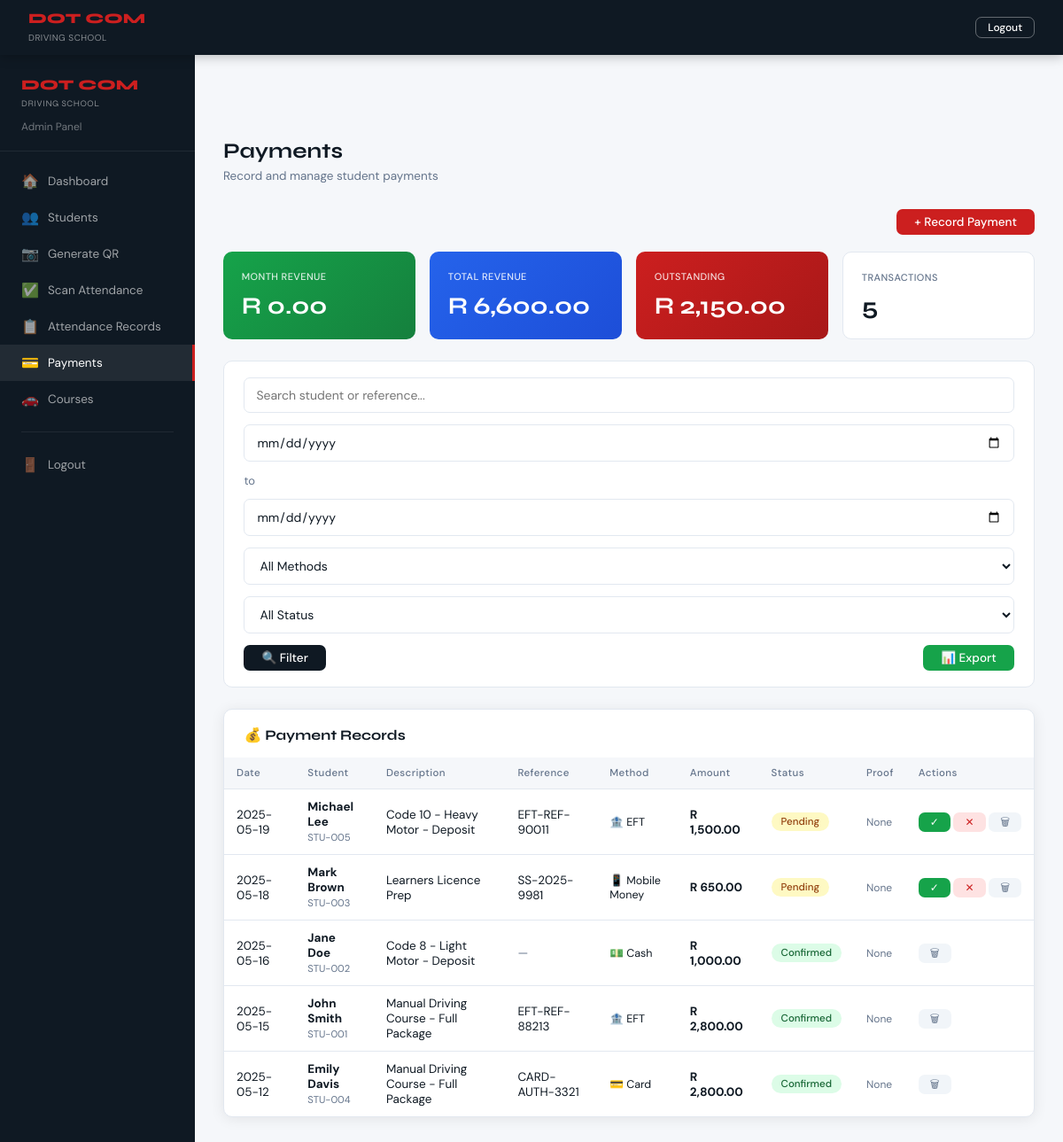
The app's page /payments.php (signed in) with its own data.
### tables this page shows
CREATE TABLE IF NOT EXISTS payments (
  PaymentID    INT AUTO_INCREMENT PRIMARY KEY,
  StudentID    INT NOT NULL,
  CourseID     INT DEFAULT NULL,
  Description  VARCHAR(150) NOT NULL,
  Amount       DECIMAL(10,2) NOT NULL,
  Method       ENUM('Cash','EFT','Card','Mobile Money') NOT NULL DEFAULT 'Cash',
  Reference    VARCHAR(100) DEFAULT NULL,
  ProofFile    VARCHAR(255) DEFAULT NULL,
  Status       ENUM('Pending','Confirmed','Rejected') NOT NULL DEFAULT 'Pending',
  PaymentDate  DATE NOT NULL,
  CreatedAt    DATETIME DEFAULT CURRENT_TIMESTAMP,
  ConfirmedBy  INT DEFAULT NULL,
  ConfirmedAt  DATETIME DEFAULT NULL,
  FOREIGN KEY (StudentID) REFERENCES students(StudentID) ON DELETE CASCADE,
  FOREIGN KEY (CourseID)  REFERENCES courses(CourseID)   ON DELETE SET NULL,
  FOREIGN KEY (ConfirmedBy) REFERENCES users(UserID)     ON DELETE SET NULL
);

CREATE TABLE IF NOT EXISTS students (
  StudentID   INT AUTO_INCREMENT PRIMARY KEY,
  FirstName   VARCHAR(60)  NOT NULL,
  LastName    VARCHAR(60)  NOT NULL,
  Phone       VARCHAR(20)  NOT NULL,
  Email       VARCHAR(100) NOT NULL UNIQUE,
  IDNumber    VARCHAR(20)  DEFAULT NULL,
  CourseType  VARCHAR(80)  NOT NULL,
  UserID      INT          NOT NULL,
  EnrolledAt  DATETIME     DEFAULT CURRENT_TIMESTAMP,
  FOREIGN KEY (UserID) REFERENCES users(UserID) ON DELETE CASCADE
);

### payments.php (the view, shortened to what this page needs)
<?php
require_once 'includes/db.php';
$search       = trim($_GET['search'] ?? '');
$date_from    = trim($_GET['date_from'] ?? '');
$date_to      = trim($_GET['date_to'] ?? '');
$where = ["1=1"];
$where_sql = implode(' AND ', $where);
$payments = $conn->query("
    SELECT p.*, s.FirstName, s.LastName, s.StudentID
    FROM payments p
    JOIN students s ON s.StudentID = p.StudentID
    WHERE $where_sql
    ORDER BY p.PaymentDate DESC, p.PaymentID DESC
");
$month_start = date('Y-m-01');
$month_revenue = $conn->query("SELECT COALESCE(SUM(Amount),0) t FROM payments WHERE Status='Confirmed' AND PaymentDate >= '$month_start'")->fetch_assoc()['t'];
$total_revenue = $conn->query("SELECT COALESCE(SUM(Amount),0) t FROM payments WHERE Status='Confirmed'")->fetch_assoc()['t'];
$outstanding   = $conn->query("SELECT COALESCE(SUM(Amount),0) t FROM payments WHERE Status='Pending'")->fetch_assoc()['t'];
$transactions  = $conn->query("SELECT COUNT(*) c FROM payments")->fetch_assoc()['c'];
?>
<!DOCTYPE html>
<html lang="en">
<head>
  <link rel="stylesheet" href="css/style.css">
</head>
<body>
<nav class="admin-navbar">
  <div><span class="dot-com">DOT COM</span><span class="school">DRIVING SCHOOL</span></div>
  <a href="logout.php" class="btn btn-outline btn-sm">Logout</a>
</nav>
<?php include 'includes/admin_sidebar.php'; ?>
<div class="admin-wrapper">
<div class="admin-main">
  <div class="page-header">
    <h1>Payments</h1>
    <p>Record and manage student payments</p>
  </div>
  <div style="display:flex;align-items:center;justify-content:flex-end;margin-bottom:1.2rem;">
    <button class="btn btn-red" onclick="document.getElementById('recordModal').classList.add('open')">+ Record Payment</button>
  </div>
  <div class="pay-kpis">
    <div class="pay-kpi month">
      <div class="pl">MONTH REVENUE</div>
      <div class="pv">R <?= number_format($month_revenue,2) ?></div>
    </div>
    <div class="pay-kpi total">
      <div class="pl">TOTAL REVENUE</div>
      <div class="pv">R <?= number_format($total_revenue,2) ?></div>
    </div>
    <div class="pay-kpi out">
      <div class="pl">OUTSTANDING</div>
      <div class="pv">R <?= number_format($outstanding,2) ?></div>
    </div>
    <div class="pay-kpi tx">
      <div class="pl">TRANSACTIONS</div>
      <div class="pv"><?= $transactions ?></div>
    </div>
  </div>
  <form method="GET" class="filter-bar">
    <input type="text" name="search" class="form-control" placeholder="Search student or reference..." value="<?= htmlspecialchars($search) ?>">
    <input type="date" name="date_from" class="form-control" value="<?= htmlspecialchars($date_from) ?>" title="From date">
    <span style="color:var(--muted);font-size:13px;">to</span>
    <input type="date" name="date_to" class="form-control" value="<?= htmlspecialchars($date_to) ?>" title="To date">
    <select name="method" class="form-control">
      <option value="">All Methods</option>
    </select>
    <select name="status" class="form-control">
      <option value="">All Status</option>
    </select>
    <button type="submit" class="btn btn-navy">🔍 Filter</button>
    <button type="button" onclick="exportCSV()" class="btn btn-green" style="margin-left:auto;">📊 Export</button>
  </form>
  <div class="card">
    <div class="card-body" style="padding:0;">
      <div class="section-title" style="padding:1.2rem 1.4rem 0;">
        <span>💰 Payment Records</span>
      </div>
      <div class="table-wrap">
        <table class="data-table" id="payTable">
          <thead>
            <tr>
              <th>Date</th><th>Student</th><th>Description</th><th>Reference</th>
              <th>Method</th><th>Amount</th><th>Status</th><th>Proof</th><th>Actions</th>
            </tr>
          </thead>
          <tbody>
            <?php if ($payments && $payments->num_rows > 0):
              while ($p = $payments->fetch_assoc()):
                $methodIcon = ['Cash'=>'💵','EFT'=>'🏦','Card'=>'💳','Mobile Money'=>'📱'][$p['Method']] ?? '💰';
            ?>
            <tr>
              <td><?= date('Y-m-d', strtotime($p['PaymentDate'])) ?></td>
              <td><strong><?= htmlspecialchars($p['FirstName'].' '.$p['LastName']) ?></strong><br><small style="color:var(--muted);">STU-<?= str_pad($p['StudentID'],3,'0',STR_PAD_LEFT) ?></small></td>
              <td><?= htmlspecialchars($p['Description']) ?></td>
              <td><?= $p['Reference'] ? htmlspecialchars($p['Reference']) : '<span style="color:var(--muted);">—</span>' ?></td>
              <td><span class="method-chip"><?= $methodIcon ?> <?= htmlspecialchars($p['Method']) ?></span></td>
              <td><strong>R <?= number_format($p['Amount'],2) ?></strong></td>
              <td><span class="pay-status <?= $p['Status'] ?>"><?= $p['Status'] ?></span></td>
              <td>
                <?php if ($p['ProofFile']): ?>
                  <button class="btn btn-sm btn-navy" onclick="viewProof('<?= htmlspecialchars($p['ProofFile']) ?>','<?= htmlspecialchars($p['FirstName'].' '.$p['LastName']) ?>')">View</button>
                <?php else: ?>
                  <span style="color:var(--muted);font-size:12px;">None</span>
                <?php endif; ?>
              </td>
              <td style="white-space:nowrap;">
                <?php if ($p['Status']==='Pending'): ?>
                  <a href="payments.php?action=confirm&id=<?= $p['PaymentID'] ?>" class="btn btn-sm btn-green" title="Confirm">✓</a>
                  <a href="payments.php?action=reject&id=<?= $p['PaymentID'] ?>" class="btn btn-sm" style="background:#fee2e2;color:var(--red);" title="Reject">✕</a>
                <?php endif; ?>
                <a href="payments.php?action=delete&id=<?= $p['PaymentID'] ?>" class="btn btn-sm" style="background:#f1f5f9;color:var(--muted);" onclick="return confirm('Delete this payment record?')" title="Delete">🗑</a>
              </td>
            </tr>
            <?php endwhile; else: ?>
            <tr><td colspan="9" style="text-align:center;padding:3rem;color:var(--muted);">No payment records found.</td></tr>
            <?php endif; ?>
          </tbody>
        </table>
      </div>
    </div>
  </div>
</div>
</div>
</body>
</html>

### includes/admin_sidebar.php
<?php
$current = basename($_SERVER['PHP_SELF']);
?>
<aside class="sidebar">
  <div style="padding:0 1.5rem 1.2rem; border-bottom:1px solid rgba(255,255,255,0.07); margin-bottom:.8rem;">
    <div style="font-family:'Syne',sans-serif;">
      <span style="color:var(--red);font-size:16px;font-weight:800;display:block;">DOT COM</span>
      <span style="color:rgba(255,255,255,0.5);font-size:10px;letter-spacing:.5px;">DRIVING SCHOOL</span>
    </div>
    <div style="margin-top:.7rem;font-size:12px;color:rgba(255,255,255,0.4);">
      Admin Panel
    </div>
  </div>
  <ul class="sidebar-nav">
    <li>
      <a href="admin_dashboard.php" class="<?= $current==='admin_dashboard.php'?'active':'' ?>">
        <span class="icon">🏠</span> Dashboard
      </a>
    </li>
    <li>
      <a href="students.php" class="<?= $current==='students.php'?'active':'' ?>">
        <span class="icon">👥</span> Students
      </a>
    </li>
    <li>
      <a href="generate_qr.php" class="<?= $current==='generate_qr.php'?'active':'' ?>">
        <span class="icon">📷</span> Generate QR
      </a>
    </li>
    <li>
      <a href="scan.php" class="<?= $current==='scan.php'?'active':'' ?>">
        <span class="icon">✅</span> Scan Attendance
      </a>
    </li>
    <li>
      <a href="attendance.php" class="<?= $current==='attendance.php'?'active':'' ?>">
        <span class="icon">📋</span> Attendance Records
      </a>
    </li>
    <li>
      <a href="payments.php" class="<?= $current==='payments.php'?'active':'' ?>">
        <span class="icon">💳</span> Payments
      </a>
    </li>
    <li>
      <a href="courses.php" class="<?= $current==='courses.php'?'active':'' ?>">
        <span class="icon">🚗</span> Courses
      </a>
    </li>
    <hr class="sidebar-divider">
    <li>
      <a href="logout.php">
        <span class="icon">🚪</span> Logout
      </a>
    </li>
  </ul>
</aside>

### css/style.css (style rules this page uses)
*,*::before,*::after { box-sizing:border-box;margin:0;padding:0; }
:root { --red: #cc1f1f; --red-dark: #a81818; --navy: #0f1923; --navy2: #1a2636; --navy3: #243447; --white: #ffffff; --offwhite: #f5f7fa; --border: #e2e8f0; --text: #0f1923; --muted: #64748b; --green: #16a34a; --amber: #d97706; --blue: #2563eb; --nav-h: 62px; --sidebar-w:220px; --radius: 10px; --shadow: 0 2px 16px rgba(0,0,0,0.08); --shadow-lg:0 8px 32px rgba(0,0,0,0.13); }
html { scroll-behavior:smooth; }
body { font-family:'DM Sans',sans-serif;background:var(--offwhite);color:var(--text);min-height:100vh; }
a { text-decoration:none;color:inherit; }
input,select,button,textarea { font-family:inherit; }
.btn { display:inline-flex;align-items:center;gap:6px; padding:8px 20px;border-radius:7px;border:none; font-family:'DM Sans',sans-serif;font-size:13.5px;font-weight:500; cursor:pointer;transition:all .2s;line-height:1;text-decoration:none; }
.btn-red { background:var(--red);color:#fff; }
.btn-navy { background:var(--navy);color:#fff; }
.btn-outline { background:transparent;border:1.5px solid rgba(255,255,255,0.35);color:#fff; }
.btn-green { background:var(--green);color:#fff; }
.btn-sm { padding:5px 13px;font-size:12px; }
.form-control { width:100%;padding:10px 13px; border:1.5px solid var(--border);border-radius:7px; font-size:14px;color:var(--text);background:#fff; transition:border .18s;outline:none; }
.card { background:#fff;border:1px solid var(--border);border-radius:var(--radius);box-shadow:var(--shadow); }
.card-body { padding:1.6rem; }
.table-wrap { overflow-x:auto; }
table.data-table { width:100%;border-collapse:collapse;font-size:13.5px; }
.data-table th { text-align:left;padding:10px 14px; background:var(--offwhite);color:var(--muted); font-size:11.5px;font-weight:500;letter-spacing:.4px; border-bottom:1px solid var(--border); }
.data-table td { padding:11px 14px;border-bottom:1px solid var(--border);color:var(--text); }
.data-table tr:last-child td { border-bottom:none; }
.admin-wrapper { display:flex;min-height:100vh;padding-top:var(--nav-h); }
.sidebar { width:var(--sidebar-w);flex-shrink:0; background:var(--navy); min-height:calc(100vh - var(--nav-h)); position:fixed;top:var(--nav-h);left:0;bottom:0; overflow-y:auto; padding:1.5rem 0; }
.sidebar-nav { list-style:none; }
.sidebar-nav a { display:flex;align-items:center;gap:10px; padding:10px 1.5rem;color:rgba(255,255,255,0.6); font-size:13.5px;transition:all .18s; }
.sidebar-nav a:hover,.sidebar-nav a.active { background:rgba(255,255,255,0.08); color:#fff;border-right:3px solid var(--red); }
.sidebar-nav a .icon { font-size:16px;width:20px;text-align:center; }
.sidebar-divider { border:none;border-top:1px solid rgba(255,255,255,0.07);margin:1rem 1.5rem; }
.admin-main { margin-left:var(--sidebar-w);flex:1;padding:2rem; }
.page-header { margin-bottom:1.8rem; }
.page-header h1 { font-family:'Syne',sans-serif;font-size:1.5rem;font-weight:700; }
.page-header p { font-size:13.5px;color:var(--muted);margin-top:.3rem; }
.section-title { font-family:'Syne',sans-serif;font-size:1rem;font-weight:700;margin-bottom:1rem; display:flex;align-items:center;justify-content:space-between; }

### records on screen
payments: PaymentDate "2025-05-19", StudentID.LastName "Michael Lee", StudentID.StudentID "005", Description "Code 10 - Heavy Motor - Deposit", Reference "EFT-REF-90011", Method "🏦", Method "EFT", Amount "1,500.00", Status "Pending", shows "None"
payments: PaymentDate "2025-05-18", StudentID.LastName "Mark Brown", StudentID.StudentID "003", Description "Learners Licence Prep", Reference "SS-2025-9981", Method "📱", Method "Mobile Money", Amount "650.00", Status "Pending", shows "None"
payments: PaymentDate "2025-05-16", StudentID.LastName "Jane Doe", StudentID.StudentID "002", Description "Code 8 - Light Motor - Deposit", Method "💵", Method "Cash", Amount "1,000.00", Status "Confirmed", shows "None"
payments: PaymentDate "2025-05-15", StudentID.LastName "John Smith", StudentID.StudentID "001", Description "Manual Driving Course - Full Package", Reference "EFT-REF-88213", Method "🏦", Method "EFT", Amount "2,800.00", Status "Confirmed", shows "None"
payments: PaymentDate "2025-05-12", StudentID.LastName "Emily Davis", StudentID.StudentID "004", Description "Manual Driving Course - Full Package", Reference "CARD-AUTH-3321", Method "💳", Method "Card", Amount "2,800.00", Status "Confirmed", shows "None"

### other values on screen
$month_revenue "0.00"
$total_revenue "6,600.00"
$outstanding "2,150.00"
$transactions "5"
